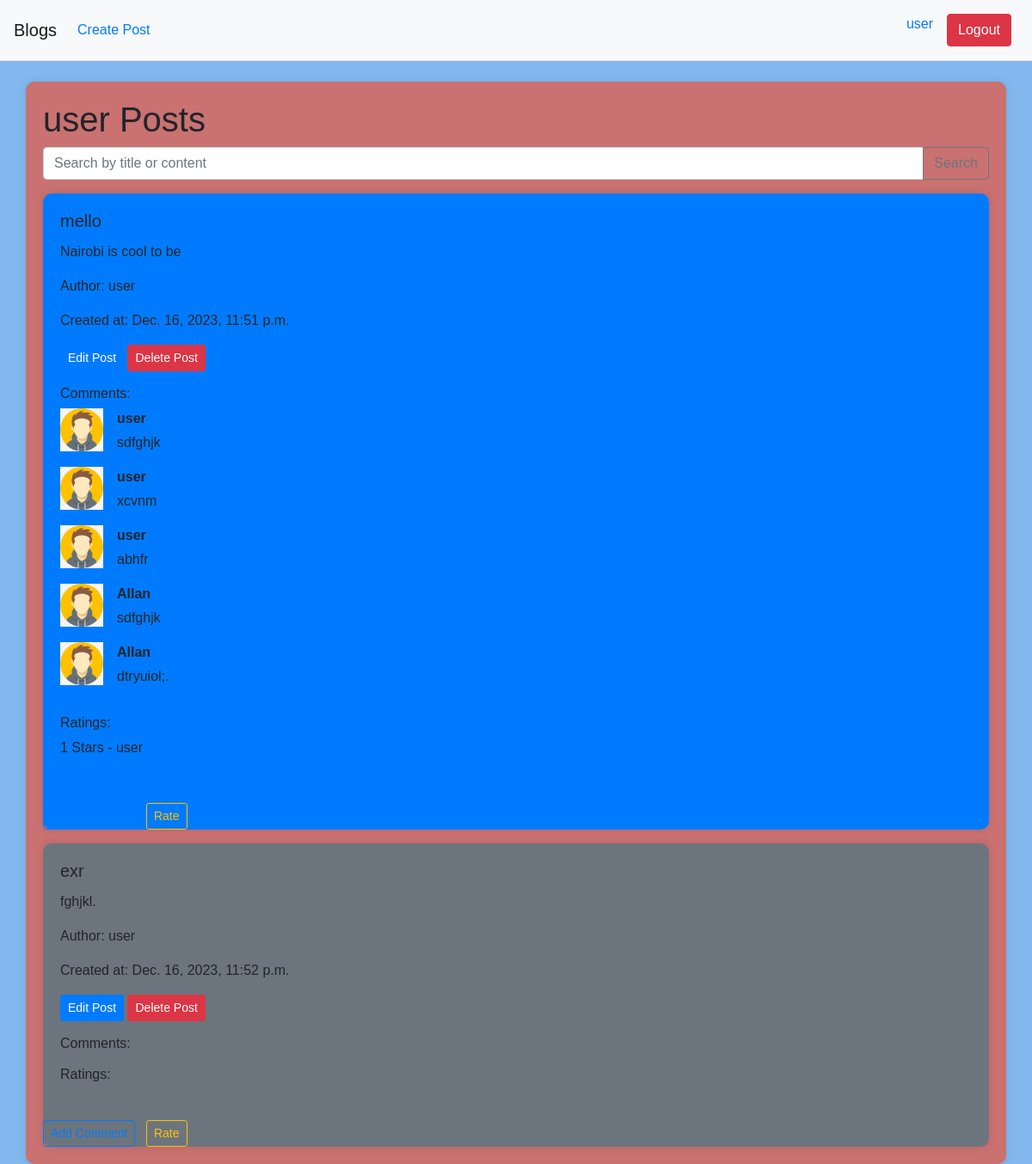
Screenshot of / (signed in) with the database file from the repository.
### blogs/models.py (models this page shows, shortened)
class BlogPost(models.Model):
    title = models.CharField(max_length=200)
    content = models.TextField()
    author = models.ForeignKey(User, on_delete=models.CASCADE)
    created_at = models.DateTimeField(auto_now_add=True)

class Comment(models.Model):
    post = models.ForeignKey(BlogPost, on_delete=models.CASCADE, related_name='comments')
    author = models.ForeignKey(User, on_delete=models.CASCADE)
    text = models.TextField()
    created_at = models.DateTimeField(auto_now_add=True)

class Rating(models.Model):
    post = models.ForeignKey(BlogPost, on_delete=models.CASCADE, related_name='ratings')
    user = models.ForeignKey(User, on_delete=models.CASCADE)
    value = models.IntegerField(choices=[(i, i) for i in range(1, 6)])

### blogs/views.py (the view)
# urls.py: path('', views.post_list, name='post_list'),
@login_required
def post_list(request):
    posts = BlogPost.objects.all()
    paginator = Paginator(posts, 5)  # Show 5 posts per page
    page = request.GET.get('page')
    try:
        posts = paginator.page(page)
    except PageNotAnInteger:
        posts = paginator.page(1)
    except EmptyPage:
        posts = paginator.page(paginator.num_pages)
    return render(request, 'post_list.html', {'posts': posts})

### blogs/templates/post_list.html (shortened to what this page needs)
{% extends 'base.html' %}
{% load static %}
{% block content %}
    <h1>{{ user.username}} Posts</h1>
    <div class="input-group mb-3">
        <input type="text" class="form-control" id="searchInput" placeholder="Search by title or content">
        <div class="input-group-append">
            <button class="btn btn-outline-secondary" type="button" onclick="searchPosts()">Search</button>
        </div>
    </div>
    {% for post in posts %}
        <div class="card mt-3 {% cycle 'bg-primary' 'bg-secondary' 'bg-success' 'bg-info' %}">
            <div class="card-body">
                <h5 class="card-title">{{ post.title }}</h5>
                <p class="card-text">{{ post.content }}</p>
                <p class="card-text">Author: {{ post.author.username }}</p>
                <p class="card-text">Created at: {{ post.created_at }}</p>
                {% if user.is_authenticated and user == post.author %}
                    <p class="mb-2">
                        <a href="{% url 'post_edit' post.pk %}" class="btn btn-primary btn-sm">Edit Post</a>
                        <a href="{% url 'post_delete' post.pk %}" class="btn btn-danger btn-sm">Delete Post</a>
                    </p>
                {% endif %}
                <h6 class="mt-3">Comments:</h6>
                {% for comment in post.comments.all %}
                    <div class="media">
                        <img src="{% static 'blog/images/avator.png' %}" class="mr-3" alt="User Avatar" style="width:50px; height:50px;">
                        <div class="media-body">
                            <p class="mb-1"><strong>{{ comment.author.username }}</strong></p>
                            <p>{{ comment.text }}</p>
                        </div>
                    </div>
                {% endfor %}
                <h6 class="mt-3">Ratings:</h6>
                {% for rating in post.ratings.all %}
                    <p>{{ rating.value }} Stars - {{ rating.user.username }}</p>
                {% endfor %}
            </div>
            <div class="mt-3">
                <a href="{% url 'add_comment_to_post' post.pk %}" class="btn btn-outline-primary btn-sm">Add Comment</a>
                <a href="{% url 'rate_post' post.pk %}" class="btn btn-outline-warning btn-sm ml-2">Rate</a>
            </div>
        </div>
    {% endfor %}
{% endblock %}

### blogs/templates/base.html (shortened to what this page needs)
{% load static%}
<!DOCTYPE html>
<html lang="en">
<head>
    <link rel="stylesheet" href="https://stackpath.bootstrapcdn.com/bootstrap/4.3.1/css/bootstrap.min.css">
    <link rel="stylesheet" href="{% static 'blog/css/style.css' %}">
</head>
<body>
    <nav class="navbar navbar-expand-lg navbar-light bg-light">
        <a class="navbar-brand" href="{% url 'post_list' %}">Blogs</a>
        <div class="collapse navbar-collapse justify-content-between" id="navbarNav">
            <ul class="navbar-nav">
                <li class="nav-item">
                    <a class="nav-link" href="{% url 'post_create' %}">Create Post</a>
                </li>
            </ul>
            <ul class="navbar-nav">
                {% if user.is_authenticated %}
                    <li class="nav-item">
                        <a class="nav-link" href="{% url 'user_profile' user.username %}">{{ user.username }}</a>
                    </li>
                    <li class="nav-item">
                        <a class="nav-link" href="{% url 'user_logout' %}"><button class = "btn btn-danger"> Logout</button></a>
                    </li>
                {% endif %}
            </ul>
        </div>
    </nav>
    <div class="container mt-4">
        {% block content %}
        {% endblock %}
    </div>
</body>
</html>

### blogs/static/blog/css/style.css (style rules this page uses)
body { margin: 0; padding: 0; font-family: 'Arial', sans-serif; background-color: #82b8ee; }
.container { background-color: #ca7171; border-radius: 10px; box-shadow: 0 0 10px rgba(0, 0, 0, 0.1); padding: 20px; }
.card { border: none; border-radius: 10px; box-shadow: 0 0 10px rgba(0, 0, 0, 0.1); }
.navbar { background-color: #b66262; border-bottom: 1px solid #e1e1e1; }
.nav-link { color: #007bff !important; }
button { padding: 0.5rem; background-color: #007bff; color: #fff; border: none; border-radius: 4px; cursor: pointer; transition: background-color 0.3s ease; }
.bg-primary { background-color: #007bff; }
.bg-secondary { background-color: #6c757d; }

### rows the page displays
BlogPost: title "mello", content "Nairobi is cool to be", author.username "user", created_at "Dec. 16, 2023, 11:51 p.m.", shows "Edit Post"
Comment: author.username "user", text "sdfghjk"
Comment: author.username "user", text "xcvnm"
Comment: author.username "user", text "abhfr"
Comment: author.username "Allan", text "sdfghjk"
Comment: author.username "Allan", text "dtryuiol;."
Rating: value "1", user.username "user"
BlogPost: title "exr", content "fghjkl.", author.username "user", created_at "Dec. 16, 2023, 11:52 p.m.", shows "Edit Post"

### other values shown
{{ user.username }} "user"
